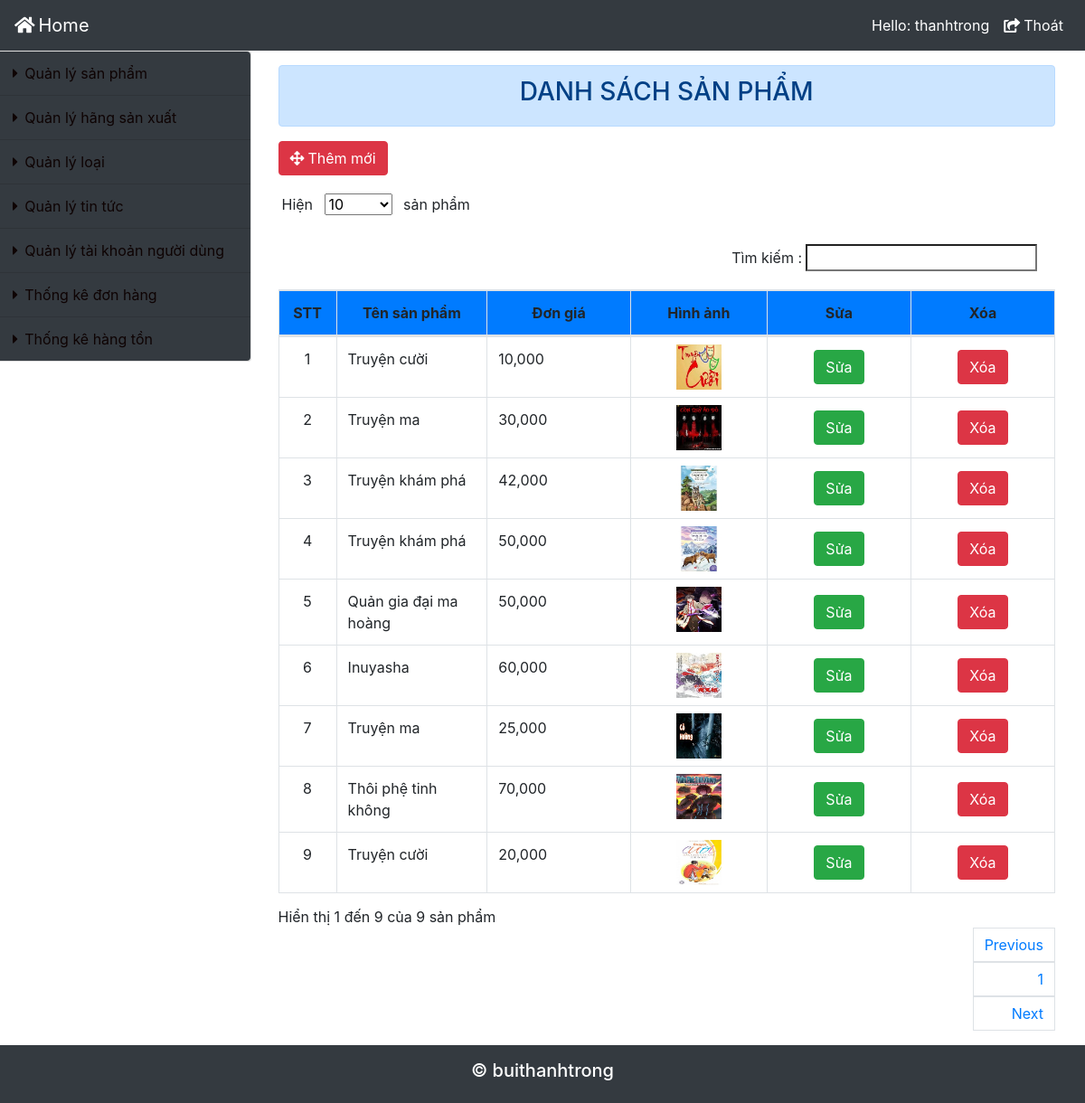
Screenshot of /Admin/index_admin.php?nc=nhapsp (signed in) with the database file from the repository.
### tables this page shows
CREATE TABLE `tbl_dmsp` (
  `ID` int(11) NOT NULL,
  `MaSP` varchar(50) NOT NULL,
  `TenSP` varchar(100) NOT NULL,
  `DienGiai` longtext NOT NULL,
  `DonGia` decimal(10,0) NOT NULL,
  `SoLuong` int(11) NOT NULL,
  `HinhAnh` varchar(100) NOT NULL,
  `IDLoai` int(11) NOT NULL,
  `IDHang` int(11) NOT NULL,
  `TrangThai` int(11) NOT NULL,
  `SoLuongBan` int(11) DEFAULT NULL
);

### Admin/dssp.php (the view, shortened to what this page needs)
<div class="alert alert-primary mt-3 text-center" role="alert">
  <h3>DANH SÁCH SẢN PHẨM</h3>
</div>
<div>
    <a href="index_admin.php?nc=themsp">
        <button class="btn btn-danger mr-4 mb-2"><i class='fas fa-arrows-alt mr-1'></i>Thêm mới</button>
    </a>
</div>
<div class="table-responsive">
    <table id="example" class="table table-bordered table-hover" cellspacing="0">
        <thead>
            <tr class="bg-primary text-center">
                <th style="width: 50px;">STT</th>
                <th style="width: 250px;">Tên sản phẩm</th>
                <th style="width: 250px;">Đơn giá</th>
                <th style="width: 250px;">Hình ảnh</th>
                <th style="width: 250px;">Sửa</th>
                <th style="width: 250px;">Xóa</th>
            </tr>
        </thead>
        <tbody>
            <?php
        $con = mysqli_connect('localhost', 'root', '', 'sqlserver');
        mysqli_set_charset($con, 'utf8');
        $sql_table_hsx = "SELECT * FROM tbl_dmsp order by MaSP DESC";
        $kq = mysqli_query($con, $sql_table_hsx);
        $i = 1;
        while ($row = mysqli_fetch_assoc($kq)) {
            ?>
            <tr>
                <td class="text-center"><?php echo $i; ?></td>
                <td><?php echo $row['TenSP']; ?></td>
                <td><?php echo number_format($row['DonGia']); ?></td>
                <td class='p-2 text-center'><img src="../<?php echo $row['HinhAnh']; ?>" style="width:50px;"></td>
                <td style="vertical-align: middle; text-align: center;">
                    <a href="index_admin.php?nc=suasp&id=<?php echo $row['ID']; ?>">
                        <button class="btn btn-success">Sửa</button>
                    </a>
                </td>
                <td style="vertical-align: middle; text-align: center;">
                    <a onclick="return confirm('Bạn có chắc là muốn xóa sản phẩm này không?');" href="index_admin.php?nc=nhapsp&action=delete&id=<?php echo $row['ID']; ?>">
                        <button class="btn btn-danger">Xóa</button>
                    </a>
                </td>
            </tr>
        <?php
            $i++;
        }
        ?>
        </tbody>
    </table>
    </div>

### rows the page displays
tbl_dmsp: TenSP "Truyện cười", DonGia "10,000", HinhAnh (picture)
tbl_dmsp: TenSP "Truyện ma", DonGia "30,000", HinhAnh (picture)
tbl_dmsp: TenSP "Truyện khám phá", DonGia "42,000", HinhAnh (picture)
tbl_dmsp: TenSP "Truyện khám phá", DonGia "50,000", HinhAnh (picture)
tbl_dmsp: TenSP "Quản gia đại ma hoàng", DonGia "50,000", HinhAnh (picture)
tbl_dmsp: TenSP "Inuyasha", DonGia "60,000", HinhAnh (picture)
tbl_dmsp: TenSP "Truyện ma", DonGia "25,000", HinhAnh (picture)
tbl_dmsp: TenSP "Thôi phệ tinh không", DonGia "70,000", HinhAnh (picture)
tbl_dmsp: TenSP "Truyện cười", DonGia "20,000", HinhAnh (picture)

### other values shown
$_SESSION['tendnadmin'] "thanhtrong"
